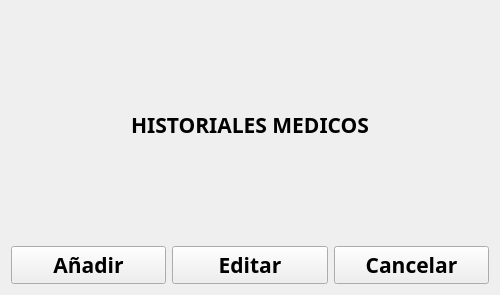
<?xml version="1.0" encoding="UTF-8"?>
<ui version="4.0">
 <class>Tercera_vista</class>
 <widget class="QWidget" name="Tercera_vista">
  <property name="geometry">
   <rect>
    <x>0</x>
    <y>0</y>
    <width>500</width>
    <height>295</height>
   </rect>
  </property>
  <property name="windowTitle">
   <string>Form</string>
  </property>
  <layout class="QGridLayout" name="gridLayout">
   <item row="0" column="0">
    <layout class="QVBoxLayout" name="verticalLayout">
     <item>
      <widget class="QLabel" name="label">
       <property name="font">
        <font>
         <family>Berlin Sans FB Demi</family>
         <pointsize>16</pointsize>
         <weight>75</weight>
         <bold>true</bold>
        </font>
       </property>
       <property name="text">
        <string>&lt;html&gt;&lt;head/&gt;&lt;body&gt;&lt;p align=&quot;center&quot;&gt;&lt;span style=&quot; font-size:16pt;&quot;&gt;HISTORIALES MEDICOS&lt;/span&gt;&lt;/p&gt;&lt;/body&gt;&lt;/html&gt;</string>
       </property>
      </widget>
     </item>
     <item>
      <layout class="QHBoxLayout" name="horizontalLayout">
       <item>
        <widget class="QPushButton" name="pushButton">
         <property name="font">
          <font>
           <family>Berlin Sans FB Demi</family>
           <pointsize>16</pointsize>
           <weight>75</weight>
           <bold>true</bold>
          </font>
         </property>
         <property name="text">
          <string>Añadir</string>
         </property>
         <property name="icon">
          <iconset resource="Icons.qrc">
           <normaloff>:/23632_add_user_icon.png</normaloff>:/23632_add_user_icon.png</iconset>
         </property>
         <property name="iconSize">
          <size>
           <width>75</width>
           <height>75</height>
          </size>
         </property>
         <property name="flat">
          <bool>false</bool>
         </property>
        </widget>
       </item>
       <item>
        <widget class="QPushButton" name="pushButton_2">
         <property name="font">
          <font>
           <family>Berlin Sans FB Demi</family>
           <pointsize>16</pointsize>
           <weight>75</weight>
           <bold>true</bold>
          </font>
         </property>
         <property name="text">
          <string>Editar</string>
         </property>
         <property name="icon">
          <iconset resource="Icons.qrc">
           <normaloff>:/88361_adwords_editor_icon.png</normaloff>:/88361_adwords_editor_icon.png</iconset>
         </property>
         <property name="iconSize">
          <size>
           <width>75</width>
           <height>75</height>
          </size>
         </property>
         <property name="flat">
          <bool>false</bool>
         </property>
        </widget>
       </item>
       <item>
        <widget class="QPushButton" name="pushButton_3">
         <property name="font">
          <font>
           <family>Berlin Sans FB Demi</family>
           <pointsize>16</pointsize>
           <weight>75</weight>
           <bold>true</bold>
          </font>
         </property>
         <property name="text">
          <string>Cancelar</string>
         </property>
         <property name="icon">
          <iconset resource="Icons.qrc">
           <normaloff>:/20287_delete_exit_icon.png</normaloff>:/20287_delete_exit_icon.png</iconset>
         </property>
         <property name="iconSize">
          <size>
           <width>75</width>
           <height>75</height>
          </size>
         </property>
         <property name="flat">
          <bool>false</bool>
         </property>
        </widget>
       </item>
      </layout>
     </item>
    </layout>
   </item>
  </layout>
 </widget>
 <resources>
  <include location="Icons.qrc"/>
 </resources>
 <connections/>
</ui>
